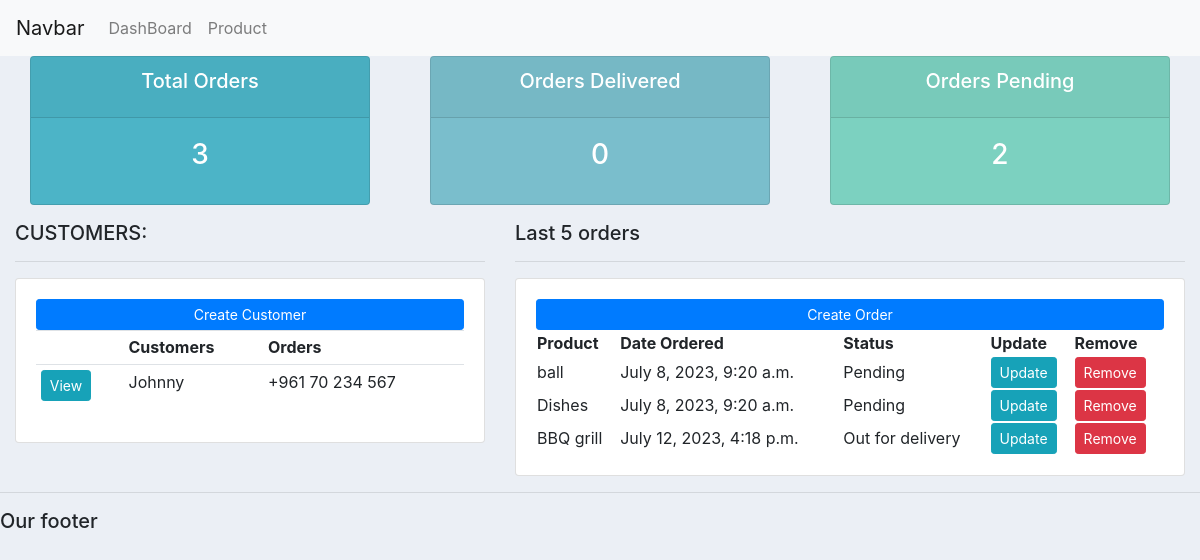
The page / on the database its author committed.
### accounts/models.py (models this page shows, shortened)
class Customer(models.Model):
    name = models.CharField(max_length = 200, null=True)
    phone=models.CharField(max_length= 200, null = True)
    email = models.CharField(max_length = 200, null=True)
    date_created = models.DateTimeField(auto_now_add = True, null=True)

class Order(models.Model):
    STATUS = (
        ('Pending', 'Pending'),
        ('Out for delivery', 'Out for delivery'),
        ('Delivered', 'Delivered'),
    )
    customer = models.ForeignKey(Customer, null = True, on_delete = models.SET_NULL)
    product = models.ForeignKey(Product, null = True, on_delete = models.SET_NULL)
    date_created = models.DateTimeField(auto_now_add = True, null = True)
    status = models.CharField(max_length = 200, choices = STATUS)

class Product(models.Model):
    CATEGORY = (
        ('Indoor', 'Indoor'),
        ('Outdoor', 'Outdoor'),
    )
    name= models.CharField(max_length= 200, null= True)
    price = models.FloatField(null = True)
    category = models.CharField(max_length = 200, choices = CATEGORY)
    description = models.CharField(max_length = 200, null = True, blank = True)
    date_created = models.DateTimeField(auto_now_add = True, null = True)
    tags = models.ManyToManyField(Tag)
    def __str__(self):
        return self.name

### accounts/views.py (the view)
# urls.py: path('', views.Home, name="home"),
def Home(request):
    orders = Order.objects.all()
    customers = Customer.objects.all()
    total_customers = customers.count()
    total_orders = orders.count()
    delivered = orders.filter(status='Delivered').count()
    pending = orders.filter(status='Pending').count()
    context = {'orders': orders, 'customers': customers,
    'total_orders': total_orders, 'delivered': delivered,
    'pending': pending}
    return render(request, 'accounts/dashboard.html', context)

### accounts/templates/accounts/dashboard.html
{% extends 'accounts/main.html' %}
{% block content %}
{% include 'accounts/status.html'%}
<div class="row">
    <div class="col-md-5">
        <h5> CUSTOMERS: </h5>
        <hr>
        <div class="card card-body">
            <a class="btn btn-primary btn-sm btn-block" href=""> Create Customer </a>
            <table class="table table-sm">
                <tr>
                    <th> </th>
                    <th>Customers</th>
                    <th> Orders </th>
                </tr>
                {% for customer in customers %}
                    <tr>
                        <td> <a class="btn btn-sm btn-info" href={% url 'customer'  customer.id %}> View </a> </td>
                        <td> {{customer.name}}   </td>
                        <td>  {{customer.phone}} </td>
                    </tr>
                {% endfor %}
            </table>
        </div>
    </div>
    <div class="col-md-7">
        <h5>Last 5 orders</h5>
        <hr>
        <div class="card card-body">
            <a class="btn btn-primary btn-sm btn-block" href="{% url 'create_order' %}">Create Order</a>
            <table class"table table-sm">
                <tr>
                    <th> Product </th>
                    <th> Date Ordered </th>
                    <th> Status </th>
                    <th> Update </th>
                    <th> Remove </th>
                </tr>
                {% for order in orders %}
                    <tr>
                        <td> {{order.product}}   </td>
                        <td>  {{order.date_created}} </td>
                        <td>  {{order.status}} </td>
                        <td> <a class="btn btn-sm btn-info" href = "{% url 'update_order' order.id %}"> Update </a> </td>
                        <td> <a class="btn btn-sm btn-danger" href = ''> Remove </a> </td>
                    </tr>
                {% endfor %}
            </table>
        </div>
    </div>
</div>
{% endblock %}

### static/css/main.css (style rules this page uses)
body { background-color: #ebeff5; }

### rows shown on the page
Customer: name "Johnny", phone "+961 70 234 567"
Order: product "ball", date_created "July 8, 2023, 9:20 a.m.", status "Pending"
Order: product "Dishes", date_created "July 8, 2023, 9:20 a.m.", status "Pending"
Order: product "BBQ grill", date_created "July 12, 2023, 4:18 p.m.", status "Out for delivery"

### other values the page prints
{{ total_orders }} "3"
{{ delivered }} "0"
{{ pending }} "2"
